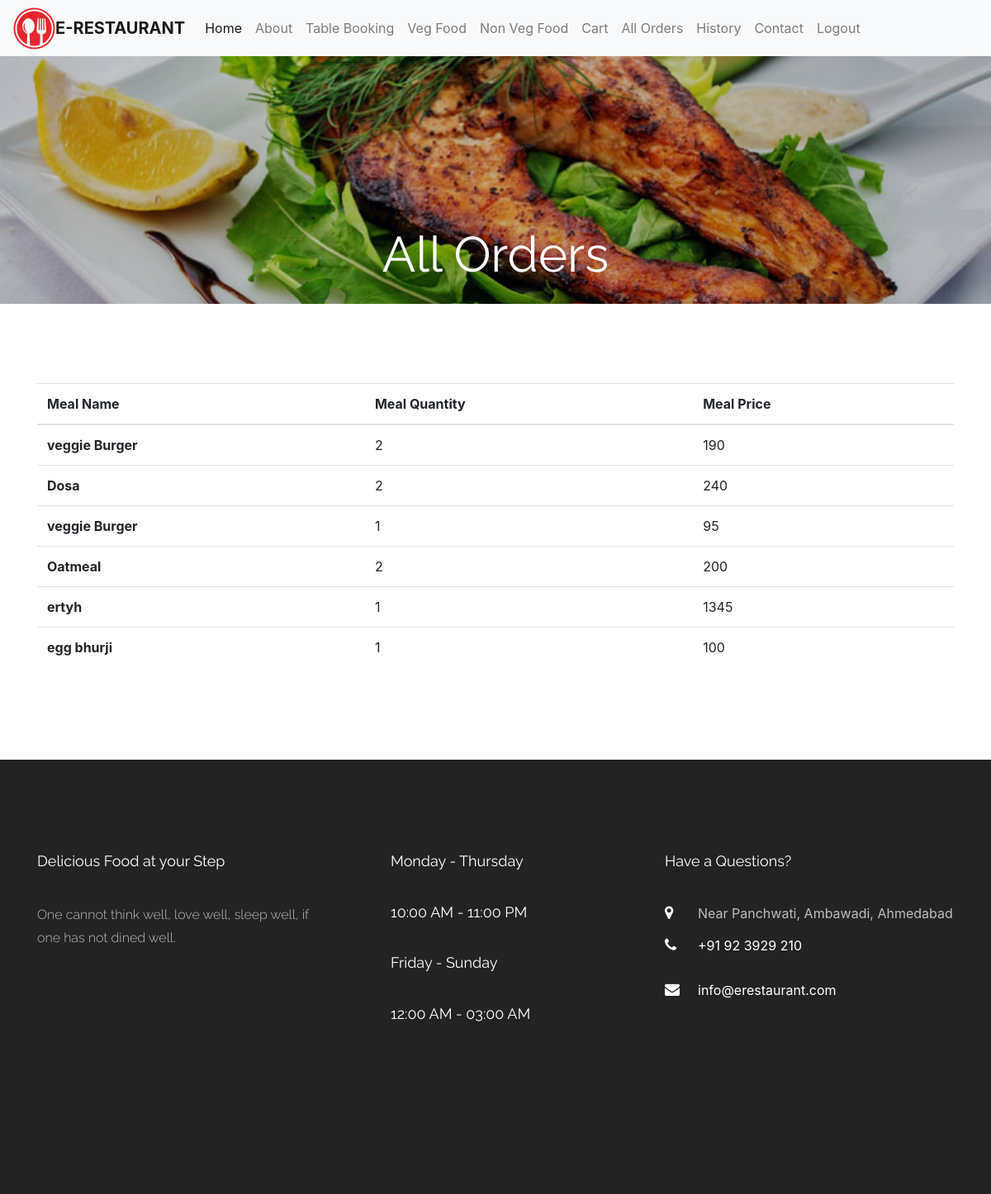
Page /allorders/ (signed in) on the committed database.
### app1/models.py (models this page shows, shortened)
class PermanentOrders(models.Model):
    user_name = models.ForeignKey(Site_User, on_delete=models.CASCADE)
    meal_name = models.CharField(max_length=100,default="")
    meal_qty = models.PositiveIntegerField(default=1)
    meal_price = models.PositiveIntegerField(default=0)

### app1/views.py (the view)
# urls.py: path('allorders/',views.allOrders,name='allOrders'),
def allOrders(request):
    if 'user' in request.session:
        user = Site_User.objects.get(email=request.session['user'])
        allOrders = PermanentOrders.objects.filter(user_name=user)
        return render(request, 'allOrders.html', {'allOrders': allOrders})
    else:
        return redirect('login')

### app1/templates/allOrders.html (shortened to what this page needs)
{% extends 'base.html' %}
{% load static %}
{% block content %}
<div class="hero-wrap" style="background-image: url({% static 'images/menu-5.jpg' %});">
  <div class="overlay"></div>
  <div class="container">
    <div class="row no-gutters slider-text d-flex align-itemd-end justify-content-center">
      <div class="col-md-9 ftco-animate text-center d-flex align-items-end justify-content-center">
        <div class="text">
          <h1 class="mb-4 bread">All Orders</h1>
        </div>
      </div>
    </div>
  </div>
</div>
{% if allOrders %}
<section class="ftco-section">
  <div class="container">
    <div class="row d-flex">
      <div class="col-md-12 d-flex align-self-stretch ftco-animate">
        <table class="table table-hover">
          <thead>
            <tr>
              <th scope="col">Meal Name</th>
              <th scope="col">Meal Quantity</th>
              <th scope="col">Meal Price</th>
            </tr>
          </thead>
          <tbody>
            {% for d in allOrders %}
            <tr>
              <th scope="row">{{d.meal_name}}</th>
              <td>{{d.meal_qty}}</td>
              <td>{{d.meal_price}}</td>
            </tr>
            {%endfor%}
          </tbody>
        </table>
      </div>
    </div>
  </div>
</section>
{% else %}
<div class="text-center m-5">
  <h2 class="text-danger">You haven't Booked any Order</h2>
</div>
{% endif %}
{% endblock %}

### rows in the picture
PermanentOrders: meal_name "veggie Burger", meal_qty "2", meal_price "190"
PermanentOrders: meal_name "Dosa", meal_qty "2", meal_price "240"
PermanentOrders: meal_name "veggie Burger", meal_qty "1", meal_price "95"
PermanentOrders: meal_name "Oatmeal", meal_qty "2", meal_price "200"
PermanentOrders: meal_name "ertyh", meal_qty "1", meal_price "1345"
PermanentOrders: meal_name "egg bhurji", meal_qty "1", meal_price "100"
